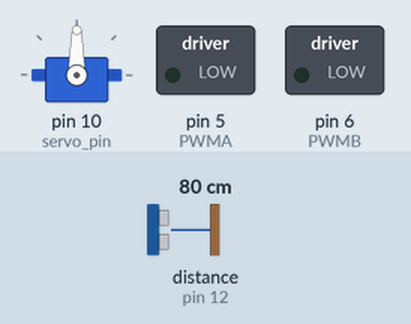
A sketch run on a simulated Arduino Uno, built with avr-gcc and run on an emulated ATmega328P. Parts: servo, switched loads named in the sketch (green lamp = pin HIGH). Wiring (inferred from the names in the program): ultrasonic range finder: trigger pin 13; echo pin 12. Inputs (shaded band) come from the test bench; at power-on: distance to the obstacle (sensor on pin 12) 80 cm. The echo pulse lasts 58.3 µs per cm; pins used as bus, display or sensor lines are not drawn.

Above: at 0.1 s.
6.3 s: distance to the obstacle (sensor on pin 12) set to 250 cm
At 7.1 s:
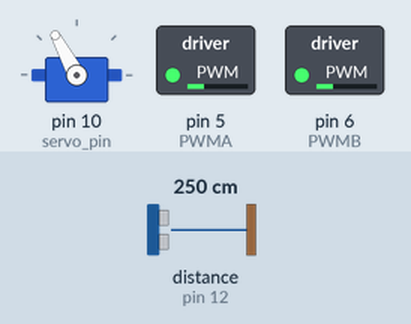
9.3 s: distance to the obstacle (sensor on pin 12) set to 299 cm
At 9.8 s:
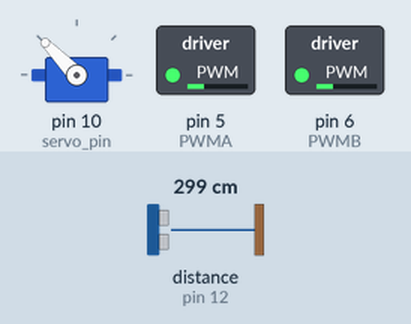
12.3 s: distance to the obstacle (sensor on pin 12) set to 147 cm
At 20.5 s:
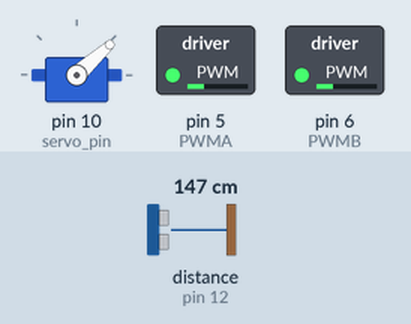
Timing chart, 0 to 21.3 s (numbered marks = the images above; inputs shaded):
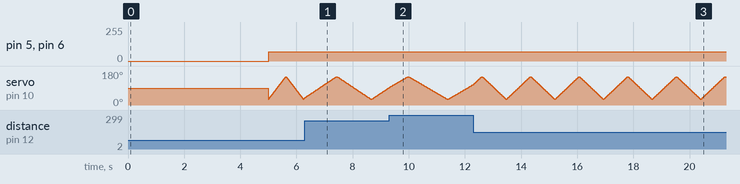

The sketch:

004_Car_servo_sensor_v2.ino
```cpp
/*
for the SmartCar Shield v1.1, this has the TB6612FNG H-Bridge motor controller https://dronebotworkshop.com/tb6612fng-h-bridge/

*/
#define PWMA 5 //this pin controls speed of motor A (left) - analog value 30-255 only (min speed 30 from experimentation, anything below this does not deliver sufficient power to run all 4 motors)
#define PWMB 6 //this pin controls speed of motor B (right) - analog value 30-255 only

#define AIN1 7 //controls power to motor A --read the RED labels on the pinout on the circuit schematic for the shield. https://drive.google.com/file/d/17PbbtRU9EobVzNFHf3JRnfc0aW9sLZYT/view?usp=sharing
//#define AIN2 111 //controls power to motor A --this is not connected to the UNO directly, instead is signal AIN1 passed through a 7414 Schmitt inverter.

#define BIN1 8 //controls power to motor B
//#define BIN2 1000 //controls power to motor B - BIN1 passed through 7414 Schmitt inverter.

#define STBY 3

int MotorSpeed =70; //fixed motor speed for now - write this to PWM. will later have this variable rewritten using a controller. If A and B have different speeds, the car will turn.

/*
---MOTOR SIDES---
LEFT  Motors A. FRONT M1, REAR M4
RIGHT Motors B. FRONT M2, REAR M3 --note that FRONT and REAR motors cannot be controlled individually.

---CONTROLLING THE MOTORS--- both motors A and B have 2 inputs.
IN1 	IN2 	Mode
HIGH  HIGH 	Short Brake --since IN2 is IN1 passed through Schmitt, I am not sure how to get these first 2 motor modes...
LOW  	LOW 	Stop ^
HIGH  LOW   Clockwise
LOW 	HIGH 	Counterclockwise

---DIRECTIONALS---
Dir     Motor A   Motor B
FORWARD HIGH      HIGH
REVERSE LOW       LOW
LEFT    HIGH      LOW
RIGHT   LOW       HIGH

---MOTOR SPEEDS (on carpet)---
Experiment, run the car for 1000ms, then pause. Measure distance in meters.

PWM value   Speed m/s
30          0.06
50          0.13
100         0.29
125         0.37
150         0.47
200         0.63
255         0.81
*/

#define trig 13 //define ultrasonic trig pin on the arduino
#define echo 12 //the echo pin on the ultrasonic sensor

float distance;
float pulse_time;

int hit = 20; //minimum distance to avoid collision in cm

#include <Servo.h>

#define servo_pin 10 //define pin connection for the servo

Servo scanner; //create a named servo called scanner
float pos=40; //create a variable that can be adjusted to be the angle of the servo 0-180 only.

void setup() {
  // put your setup code here, to run once:
Serial.begin(9600);
digitalWrite(STBY,HIGH); //forums suggest STBY on the H-bridge needs to be held HIGH for the bridge to work. Testing shows this to be the case.
pinMode(trig,OUTPUT);
pinMode(echo,INPUT);
scanner.attach(servo_pin); //attach the servo to the arduino
delay(5000); //just so the car doesnt start immediately with the USB cable still connected.
}

void loop() {
  // put your main code here, to run repeatedly:
  for (pos=30; pos<=150; pos=pos+2){
    scanner.write(pos);
    distance_check();
    forward();
    turn();
    delay(5);
  }

  for (pos=150; pos>=30; pos=pos-2){
    scanner.write(pos);
    distance_check();
    forward();
    turn();
    delay(5);
  }
}

void distance_check(){
  digitalWrite(trig,LOW);
  delayMicroseconds(2); //this guarantees no signal is currently being sent
  digitalWrite(trig,HIGH);
  delayMicroseconds(10); //send a 10us long burst of ultrasonic pulses -- this can be higher or lower, but 10us seems to work best
  digitalWrite(trig,LOW);

  pulse_time = pulseIn(echo,HIGH); //look for echo to run high - counts in us

  distance = 0.5*pulse_time*0.0343;
  return distance;
}

void forward(){
  if (distance>hit){ //while distance is >15cm, the car will continue moving forward
    analogWrite(PWMA,MotorSpeed);
    analogWrite(PWMB,MotorSpeed);
    digitalWrite(AIN1,HIGH);
    digitalWrite(BIN1,HIGH);
  }
}

void turn(){
  if (distance<hit){
    analogWrite(PWMA,0); //the best solution I have found to stop the car so far is using PWM=0, essentially just not delivering power to the motors at all.
    analogWrite(PWMB,0);
    digitalWrite(AIN1,HIGH);
    digitalWrite(BIN1,LOW);
    analogWrite(PWMA,75);
    analogWrite(PWMB,75);
    delay(10);
  }
}
```
